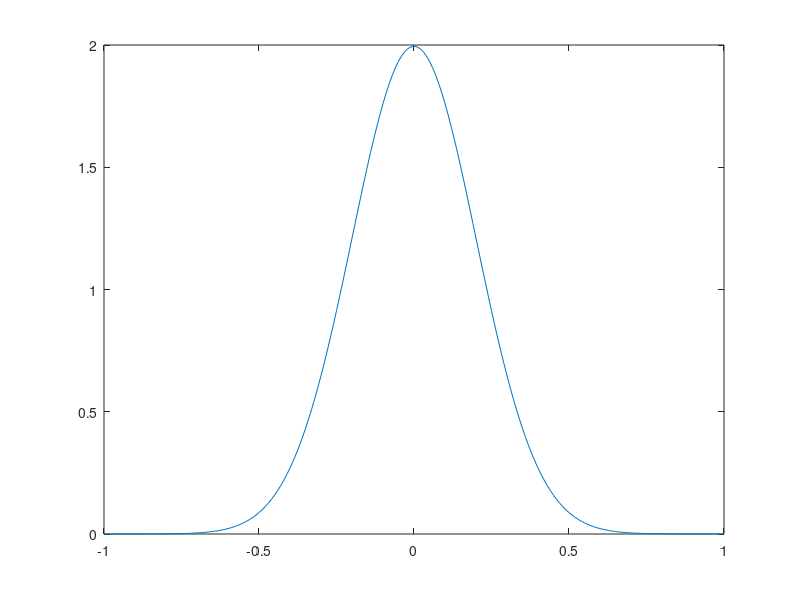

Write MATLAB code to recreate this figure. (Note: this script raises an error after producing the figure.)
clear all;
close all;
clc;

%Thermal Diffusion with Crack-Nicholson scheme
%Parameters

L=2; 
T=4;
D=0.5; 
dt=0.01; 
dx=0.01; 
lamda=D*dt/dx^2; 

%Grid 
xx=[-L/2:dx:L/2]; Nx=length(xx);
tt=[0:dt:T]; Nt=length(tt); 

u=zeros(Nt,Nx); 


%Initial condition 
sigma=0.2; mu=0; 
u(1,:)=normpdf(xx,mu,sigma); 
plot(xx,u(1,:))

% u(1,:)=0*ones(1,Nx);

%Boundary Condition
u(:,1)=0; u(:,Nx)=0;

%Matrix Definition

A=MatrixPreperation(lamda,Nx);

B=MatrixPreperation(-lamda,Nx); 

C=zeros(Nx-2,1);

%Frames 
frames=cell(1,Nt);

for i=1:Nt-1
    
    C(1,1)=0.5*lamda*u(i+1,1)+0.5*lamda*u(i,1);
    C(Nx-2,1)=0.5*lamda*u(i+1,Nx)+0.5*lamda*u(i,Nx);
    
    b=B*u(i,2:Nx-1)'+C; 
    
    u(i+1,2:Nx-1)=Gauss_Elimination(A,b);  %Solution to the problem A*u=b
    
end 
%%
  for i=1:Nt
      
      figure(1)
      plot(xx,u(i,:));
      axis([-L/2 L/2 0 3])
      xlabel('$x$','Interpreter','latex','Fontsize',18)
      ylabel('$u(x,t)$','Interpreter','latex','Fontsize',18)
      text(0.6,2.5,sprintf('t=%g s',i*dt),'Interpreter','latex','Fontsize',14)
      title('Thermal Diffusion','interpreter','Latex','Fontsize',20);
      drawnow
      frames{i} = getframe(gcf);
      
  end 
 %% 3D plot
  
[T,X]=meshgrid(tt,xx);
figure(2)
surf(T,X,u');
xlabel('$t$','interpreter','Latex','Fontsize',20);
ylabel('$x$','interpreter','Latex','Fontsize',20);
zlabel('$u(x, t)$','interpreter','Latex','Fontsize',20);
title('Thermal Diffusion','interpreter','Latex','Fontsize',20);
    
%%
%Save the frames as a GIF
filename = 'Diffusion1.gif';
delayTime = 0.005; % Adjust this value to control the frame rate/speed

for i = 1:Nt
    frame = frames{i};
    im = frame2im(frame);
    [imind, cm] = rgb2ind(im, 256);
    
    On the first iteration, create the GIF file
    if i == 1
        imwrite(imind, cm, filename, 'gif', 'Loopcount', inf, 'DelayTime', delayTime);
    else
        On subsequent iterations, append to the existing file
        imwrite(imind, cm, filename, 'gif', 'WriteMode', 'append', 'DelayTime', delayTime);
    end
end
